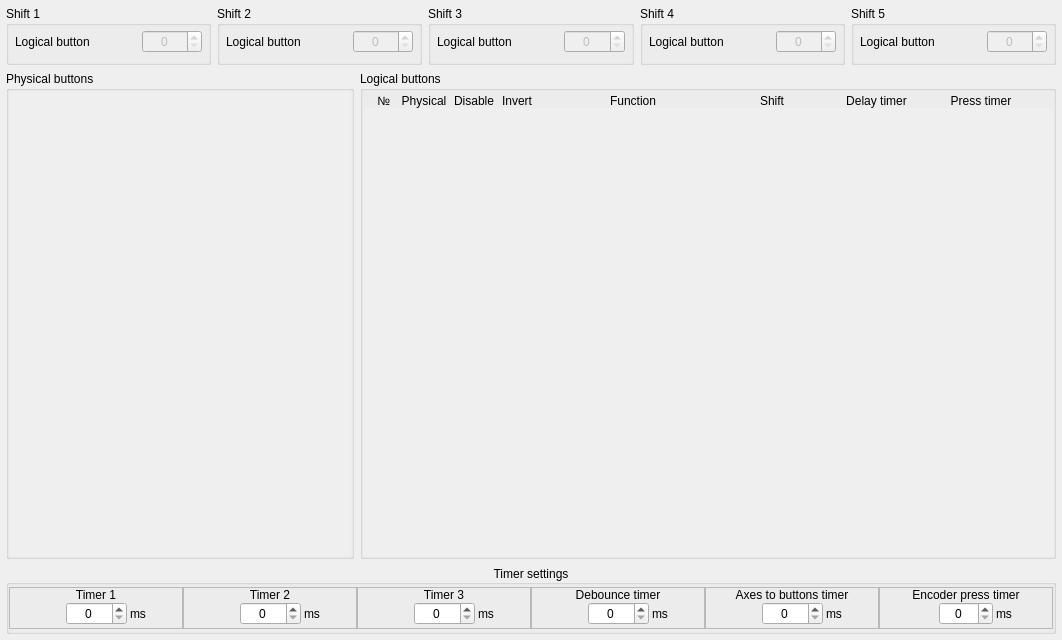
<?xml version="1.0" encoding="UTF-8"?>
<ui version="4.0">
 <class>ButtonConfig</class>
 <widget class="QWidget" name="ButtonConfig">
  <property name="geometry">
   <rect>
    <x>0</x>
    <y>0</y>
    <width>1062</width>
    <height>640</height>
   </rect>
  </property>
  <property name="minimumSize">
   <size>
    <width>0</width>
    <height>25</height>
   </size>
  </property>
  <property name="windowTitle">
   <string>Form</string>
  </property>
  <layout class="QGridLayout" name="gridLayout" rowstretch="1,10,1" columnstretch="5,10">
   <property name="leftMargin">
    <number>6</number>
   </property>
   <property name="topMargin">
    <number>6</number>
   </property>
   <property name="rightMargin">
    <number>6</number>
   </property>
   <property name="bottomMargin">
    <number>6</number>
   </property>
   <item row="0" column="0" colspan="2">
    <layout class="QHBoxLayout" name="horizontalLayout">
     <property name="rightMargin">
      <number>0</number>
     </property>
     <item>
      <widget class="QGroupBox" name="groupBox_Shift1">
       <property name="title">
        <string>Shift 1</string>
       </property>
       <layout class="QHBoxLayout" name="horizontalLayout_3" stretch="2,1">
        <property name="leftMargin">
         <number>6</number>
        </property>
        <property name="topMargin">
         <number>4</number>
        </property>
        <property name="rightMargin">
         <number>6</number>
        </property>
        <item>
         <widget class="QLabel" name="text_shift1_logicalButton">
          <property name="text">
           <string>Logical button</string>
          </property>
         </widget>
        </item>
        <item>
         <widget class="QSpinBox" name="spinBox_Shift1">
          <property name="enabled">
           <bool>false</bool>
          </property>
          <property name="alignment">
           <set>Qt::AlignCenter</set>
          </property>
          <property name="maximum">
           <number>128</number>
          </property>
         </widget>
        </item>
       </layout>
      </widget>
     </item>
     <item>
      <widget class="QGroupBox" name="groupBox_Shift2">
       <property name="title">
        <string>Shift 2</string>
       </property>
       <layout class="QHBoxLayout" name="horizontalLayout_2" stretch="2,1">
        <property name="leftMargin">
         <number>6</number>
        </property>
        <property name="topMargin">
         <number>4</number>
        </property>
        <property name="rightMargin">
         <number>6</number>
        </property>
        <item>
         <widget class="QLabel" name="text_shift2_logicalButton">
          <property name="text">
           <string>Logical button</string>
          </property>
         </widget>
        </item>
        <item>
         <widget class="QSpinBox" name="spinBox_Shift2">
          <property name="enabled">
           <bool>false</bool>
          </property>
          <property name="alignment">
           <set>Qt::AlignCenter</set>
          </property>
          <property name="maximum">
           <number>128</number>
          </property>
         </widget>
        </item>
       </layout>
      </widget>
     </item>
     <item>
      <widget class="QGroupBox" name="groupBox_Shift3">
       <property name="title">
        <string>Shift 3</string>
       </property>
       <layout class="QHBoxLayout" name="horizontalLayout_4" stretch="2,1">
        <property name="leftMargin">
         <number>6</number>
        </property>
        <property name="topMargin">
         <number>4</number>
        </property>
        <property name="rightMargin">
         <number>6</number>
        </property>
        <item>
         <widget class="QLabel" name="text_shift3_logicalButton">
          <property name="text">
           <string>Logical button</string>
          </property>
         </widget>
        </item>
        <item>
         <widget class="QSpinBox" name="spinBox_Shift3">
          <property name="enabled">
           <bool>false</bool>
          </property>
          <property name="alignment">
           <set>Qt::AlignCenter</set>
          </property>
          <property name="maximum">
           <number>128</number>
          </property>
         </widget>
        </item>
       </layout>
      </widget>
     </item>
     <item>
      <widget class="QGroupBox" name="groupBox_Shift4">
       <property name="title">
        <string>Shift 4</string>
       </property>
       <layout class="QHBoxLayout" name="horizontalLayout_5" stretch="2,1">
        <property name="leftMargin">
         <number>6</number>
        </property>
        <property name="topMargin">
         <number>4</number>
        </property>
        <property name="rightMargin">
         <number>6</number>
        </property>
        <item>
         <widget class="QLabel" name="text_shift4_logicalButton">
          <property name="text">
           <string>Logical button</string>
          </property>
         </widget>
        </item>
        <item>
         <widget class="QSpinBox" name="spinBox_Shift4">
          <property name="enabled">
           <bool>false</bool>
          </property>
          <property name="alignment">
           <set>Qt::AlignCenter</set>
          </property>
          <property name="maximum">
           <number>128</number>
          </property>
         </widget>
        </item>
       </layout>
      </widget>
     </item>
     <item>
      <widget class="QGroupBox" name="groupBox_Shift5">
       <property name="title">
        <string>Shift 5</string>
       </property>
       <layout class="QHBoxLayout" name="horizontalLayout_6" stretch="2,1">
        <property name="leftMargin">
         <number>6</number>
        </property>
        <property name="topMargin">
         <number>4</number>
        </property>
        <property name="rightMargin">
         <number>6</number>
        </property>
        <item>
         <widget class="QLabel" name="text_shift5_logicalButton">
          <property name="text">
           <string>Logical button</string>
          </property>
         </widget>
        </item>
        <item>
         <widget class="QSpinBox" name="spinBox_Shift5">
          <property name="enabled">
           <bool>false</bool>
          </property>
          <property name="alignment">
           <set>Qt::AlignCenter</set>
          </property>
          <property name="maximum">
           <number>128</number>
          </property>
         </widget>
        </item>
       </layout>
      </widget>
     </item>
    </layout>
   </item>
   <item row="1" column="1">
    <widget class="QGroupBox" name="groupBox_LogicalButtons">
     <property name="title">
      <string>Logical buttons</string>
     </property>
     <layout class="QGridLayout" name="gridLayout_2" columnstretch="4,6,5,1,5,20,12,12,12,0">
      <property name="leftMargin">
       <number>0</number>
      </property>
      <property name="topMargin">
       <number>3</number>
      </property>
      <property name="rightMargin">
       <number>0</number>
      </property>
      <property name="bottomMargin">
       <number>0</number>
      </property>
      <property name="spacing">
       <number>0</number>
      </property>
      <item row="0" column="5">
       <widget class="QLabel" name="label_5">
        <property name="text">
         <string>Function</string>
        </property>
        <property name="alignment">
         <set>Qt::AlignBottom|Qt::AlignHCenter</set>
        </property>
       </widget>
      </item>
      <item row="0" column="4">
       <widget class="QLabel" name="label_6">
        <property name="text">
         <string>Invert</string>
        </property>
        <property name="alignment">
         <set>Qt::AlignBottom|Qt::AlignLeading|Qt::AlignLeft</set>
        </property>
       </widget>
      </item>
      <item row="1" column="0" colspan="10">
       <widget class="QScrollArea" name="scrollArea_LogButtons">
        <property name="frameShape">
         <enum>QFrame::NoFrame</enum>
        </property>
        <property name="lineWidth">
         <number>0</number>
        </property>
        <property name="widgetResizable">
         <bool>true</bool>
        </property>
        <widget class="QWidget" name="scrollAreaWidgetContents">
         <property name="geometry">
          <rect>
           <x>0</x>
           <y>0</y>
           <width>694</width>
           <height>477</height>
          </rect>
         </property>
         <layout class="QVBoxLayout" name="layoutV_LogicalButton">
          <property name="spacing">
           <number>0</number>
          </property>
          <property name="leftMargin">
           <number>0</number>
          </property>
          <property name="topMargin">
           <number>0</number>
          </property>
          <property name="rightMargin">
           <number>0</number>
          </property>
          <property name="bottomMargin">
           <number>0</number>
          </property>
         </layout>
        </widget>
       </widget>
      </item>
      <item row="0" column="0">
       <widget class="QLabel" name="label">
        <property name="text">
         <string notr="true">  №</string>
        </property>
        <property name="alignment">
         <set>Qt::AlignBottom|Qt::AlignHCenter</set>
        </property>
       </widget>
      </item>
      <item row="0" column="8">
       <widget class="QLabel" name="label_2">
        <property name="text">
         <string>Press timer</string>
        </property>
        <property name="alignment">
         <set>Qt::AlignBottom|Qt::AlignHCenter</set>
        </property>
       </widget>
      </item>
      <item row="0" column="2">
       <widget class="QLabel" name="label_7">
        <property name="text">
         <string>Disable</string>
        </property>
        <property name="alignment">
         <set>Qt::AlignBottom|Qt::AlignRight|Qt::AlignTrailing</set>
        </property>
       </widget>
      </item>
      <item row="0" column="7">
       <widget class="QLabel" name="label_3">
        <property name="text">
         <string>Delay timer</string>
        </property>
        <property name="alignment">
         <set>Qt::AlignBottom|Qt::AlignHCenter</set>
        </property>
       </widget>
      </item>
      <item row="0" column="9">
       <widget class="QLabel" name="label_9">
        <property name="minimumSize">
         <size>
          <width>20</width>
          <height>0</height>
         </size>
        </property>
        <property name="text">
         <string/>
        </property>
       </widget>
      </item>
      <item row="0" column="3">
       <widget class="QLabel" name="label_10">
        <property name="text">
         <string/>
        </property>
       </widget>
      </item>
      <item row="0" column="6">
       <widget class="QLabel" name="label_4">
        <property name="text">
         <string>Shift</string>
        </property>
        <property name="alignment">
         <set>Qt::AlignBottom|Qt::AlignHCenter</set>
        </property>
       </widget>
      </item>
      <item row="0" column="1">
       <widget class="QLabel" name="label_8">
        <property name="text">
         <string>Physical</string>
        </property>
        <property name="alignment">
         <set>Qt::AlignBottom|Qt::AlignHCenter</set>
        </property>
       </widget>
      </item>
     </layout>
    </widget>
   </item>
   <item row="1" column="0">
    <widget class="QGroupBox" name="groupBox_PhysicalButtons">
     <property name="title">
      <string>Physical buttons</string>
     </property>
     <layout class="QGridLayout" name="gridLayout_4">
      <property name="leftMargin">
       <number>0</number>
      </property>
      <property name="topMargin">
       <number>0</number>
      </property>
      <property name="rightMargin">
       <number>0</number>
      </property>
      <property name="bottomMargin">
       <number>0</number>
      </property>
      <property name="spacing">
       <number>0</number>
      </property>
      <item row="0" column="0">
       <widget class="QScrollArea" name="scrollArea_2">
        <property name="frameShape">
         <enum>QFrame::NoFrame</enum>
        </property>
        <property name="frameShadow">
         <enum>QFrame::Sunken</enum>
        </property>
        <property name="lineWidth">
         <number>0</number>
        </property>
        <property name="widgetResizable">
         <bool>true</bool>
        </property>
        <widget class="QWidget" name="scrollAreaWidgetContents_2">
         <property name="geometry">
          <rect>
           <x>0</x>
           <y>0</y>
           <width>346</width>
           <height>493</height>
          </rect>
         </property>
         <layout class="QGridLayout" name="layoutG_PhysicalButton"/>
        </widget>
       </widget>
      </item>
     </layout>
    </widget>
   </item>
   <item row="2" column="0" colspan="2">
    <widget class="QGroupBox" name="groupBox_TimerSettings">
     <property name="title">
      <string>Timer settings</string>
     </property>
     <property name="alignment">
      <set>Qt::AlignCenter</set>
     </property>
     <layout class="QGridLayout" name="gridLayout_3">
      <property name="leftMargin">
       <number>0</number>
      </property>
      <property name="topMargin">
       <number>2</number>
      </property>
      <property name="rightMargin">
       <number>0</number>
      </property>
      <property name="bottomMargin">
       <number>2</number>
      </property>
      <property name="spacing">
       <number>0</number>
      </property>
      <item row="3" column="0">
       <widget class="QFrame" name="frame">
        <property name="frameShape">
         <enum>QFrame::StyledPanel</enum>
        </property>
        <property name="frameShadow">
         <enum>QFrame::Raised</enum>
        </property>
        <layout class="QGridLayout" name="gridLayout_5" columnstretch="1,1,1">
         <property name="leftMargin">
          <number>1</number>
         </property>
         <property name="topMargin">
          <number>0</number>
         </property>
         <property name="rightMargin">
          <number>1</number>
         </property>
         <property name="bottomMargin">
          <number>3</number>
         </property>
         <property name="horizontalSpacing">
          <number>3</number>
         </property>
         <property name="verticalSpacing">
          <number>0</number>
         </property>
         <item row="1" column="0">
          <spacer name="horizontalSpacer">
           <property name="orientation">
            <enum>Qt::Horizontal</enum>
           </property>
           <property name="sizeHint" stdset="0">
            <size>
             <width>40</width>
             <height>20</height>
            </size>
           </property>
          </spacer>
         </item>
         <item row="1" column="1">
          <widget class="QSpinBox" name="spinBox_Timer1">
           <property name="maximumSize">
            <size>
             <width>70</width>
             <height>16777215</height>
            </size>
           </property>
           <property name="alignment">
            <set>Qt::AlignCenter</set>
           </property>
           <property name="maximum">
            <number>65535</number>
           </property>
          </widget>
         </item>
         <item row="0" column="0" colspan="3">
          <widget class="QLabel" name="text_timer1">
           <property name="text">
            <string>Timer 1</string>
           </property>
           <property name="alignment">
            <set>Qt::AlignCenter</set>
           </property>
          </widget>
         </item>
         <item row="1" column="2">
          <widget class="QLabel" name="text_ms">
           <property name="sizePolicy">
            <sizepolicy hsizetype="Minimum" vsizetype="Preferred">
             <horstretch>0</horstretch>
             <verstretch>0</verstretch>
            </sizepolicy>
           </property>
           <property name="text">
            <string>ms</string>
           </property>
          </widget>
         </item>
        </layout>
       </widget>
      </item>
      <item row="3" column="1">
       <widget class="QFrame" name="frame_2">
        <property name="frameShape">
         <enum>QFrame::StyledPanel</enum>
        </property>
        <property name="frameShadow">
         <enum>QFrame::Raised</enum>
        </property>
        <layout class="QGridLayout" name="gridLayout_6" columnstretch="1,1,1">
         <property name="leftMargin">
          <number>1</number>
         </property>
         <property name="topMargin">
          <number>0</number>
         </property>
         <property name="rightMargin">
          <number>1</number>
         </property>
         <property name="bottomMargin">
          <number>3</number>
         </property>
         <property name="horizontalSpacing">
          <number>3</number>
         </property>
         <property name="verticalSpacing">
          <number>0</number>
         </property>
         <item row="1" column="0">
          <spacer name="horizontalSpacer_2">
           <property name="orientation">
            <enum>Qt::Horizontal</enum>
           </property>
           <property name="sizeHint" stdset="0">
            <size>
             <width>40</width>
             <height>20</height>
            </size>
           </property>
          </spacer>
         </item>
         <item row="1" column="1">
          <widget class="QSpinBox" name="spinBox_Timer2">
           <property name="maximumSize">
            <size>
             <width>70</width>
             <height>16777215</height>
            </size>
           </property>
           <property name="alignment">
            <set>Qt::AlignCenter</set>
           </property>
           <property name="maximum">
            <number>65535</number>
           </property>
          </widget>
         </item>
         <item row="0" column="0" colspan="3">
          <widget class="QLabel" name="text_timer2">
           <property name="text">
            <string>Timer 2</string>
           </property>
           <property name="alignment">
            <set>Qt::AlignCenter</set>
           </property>
          </widget>
         </item>
         <item row="1" column="2">
          <widget class="QLabel" name="text_ms_2">
           <property name="text">
            <string>ms</string>
           </property>
          </widget>
         </item>
        </layout>
       </widget>
      </item>
      <item row="3" column="2">
       <widget class="QFrame" name="frame_3">
        <property name="frameShape">
         <enum>QFrame::StyledPanel</enum>
        </property>
        <property name="frameShadow">
         <enum>QFrame::Raised</enum>
        </property>
        <layout class="QGridLayout" name="gridLayout_7" columnstretch="1,1,1">
         <property name="leftMargin">
          <number>1</number>
         </property>
         <property name="topMargin">
          <number>0</number>
         </property>
         <property name="rightMargin">
          <number>1</number>
         </property>
         <property name="bottomMargin">
          <number>3</number>
         </property>
         <property name="horizontalSpacing">
          <number>3</number>
         </property>
         <property name="verticalSpacing">
          <number>0</number>
         </property>
         <item row="1" column="1">
          <widget class="QSpinBox" name="spinBox_Timer3">
           <property name="maximumSize">
            <size>
             <width>70</width>
             <height>16777215</height>
            </size>
           </property>
           <property name="alignment">
            <set>Qt::AlignCenter</set>
           </property>
           <property name="maximum">
            <number>65535</number>
           </property>
          </widget>
         </item>
         <item row="1" column="0">
          <spacer name="horizontalSpacer_3">
           <property name="orientation">
            <enum>Qt::Horizontal</enum>
           </property>
           <property name="sizeHint" stdset="0">
            <size>
             <width>40</width>
             <height>20</height>
            </size>
           </property>
          </spacer>
         </item>
         <item row="0" column="0" colspan="3">
          <widget class="QLabel" name="text_timer3">
           <property name="text">
            <string>Timer 3</string>
           </property>
           <property name="alignment">
            <set>Qt::AlignCenter</set>
           </property>
          </widget>
         </item>
         <item row="1" column="2">
          <widget class="QLabel" name="text_ms_3">
           <property name="text">
            <string>ms</string>
           </property>
          </widget>
         </item>
        </layout>
       </widget>
      </item>
      <item row="3" column="3">
       <widget class="QFrame" name="frame_4">
        <property name="frameShape">
         <enum>QFrame::StyledPanel</enum>
        </property>
        <property name="frameShadow">
         <enum>QFrame::Raised</enum>
        </property>
        <layout class="QGridLayout" name="gridLayout_8" columnstretch="1,1,1">
         <property name="leftMargin">
          <number>1</number>
         </property>
         <property name="topMargin">
          <number>0</number>
         </property>
         <property name="rightMargin">
          <number>1</number>
         </property>
         <property name="bottomMargin">
          <number>3</number>
         </property>
         <property name="horizontalSpacing">
          <number>3</number>
         </property>
         <property name="verticalSpacing">
          <number>0</number>
         </property>
         <item row="1" column="1">
          <widget class="QSpinBox" name="spinBox_DebounceTimer">
           <property name="maximumSize">
            <size>
             <width>70</width>
             <height>16777215</height>
            </size>
           </property>
           <property name="alignment">
            <set>Qt::AlignCenter</set>
           </property>
           <property name="maximum">
            <number>65535</number>
           </property>
          </widget>
         </item>
         <item row="1" column="0">
          <spacer name="horizontalSpacer_4">
           <property name="orientation">
            <enum>Qt::Horizontal</enum>
           </property>
           <property name="sizeHint" stdset="0">
            <size>
             <width>40</width>
             <height>20</height>
            </size>
           </property>
          </spacer>
         </item>
         <item row="0" column="0" colspan="3">
          <widget class="QLabel" name="text_debounceTimer">
           <property name="text">
            <string>Debounce timer</string>
           </property>
           <property name="alignment">
            <set>Qt::AlignCenter</set>
           </property>
          </widget>
         </item>
         <item row="1" column="2">
          <widget class="QLabel" name="text_ms_4">
           <property name="text">
            <string>ms</string>
           </property>
          </widget>
         </item>
        </layout>
       </widget>
      </item>
      <item row="3" column="4">
       <widget class="QFrame" name="frame_6">
        <property name="frameShape">
         <enum>QFrame::StyledPanel</enum>
        </property>
        <property name="frameShadow">
         <enum>QFrame::Raised</enum>
        </property>
        <layout class="QGridLayout" name="gridLayout_9" columnstretch="1,1,1">
         <property name="leftMargin">
          <number>1</number>
         </property>
         <property name="topMargin">
          <number>0</number>
         </property>
         <property name="rightMargin">
          <number>1</number>
         </property>
         <property name="bottomMargin">
          <number>3</number>
         </property>
         <property name="horizontalSpacing">
          <number>3</number>
         </property>
         <property name="verticalSpacing">
          <number>0</number>
         </property>
         <item row="1" column="0">
          <spacer name="horizontalSpacer_5">
           <property name="orientation">
            <enum>Qt::Horizontal</enum>
           </property>
           <property name="sizeHint" stdset="0">
            <size>
             <width>40</width>
             <height>20</height>
            </size>
           </property>
          </spacer>
         </item>
         <item row="1" column="1">
          <widget class="QSpinBox" name="spinBox_A2bDebounce">
           <property name="maximumSize">
            <size>
             <width>70</width>
             <height>16777215</height>
            </size>
           </property>
           <property name="alignment">
            <set>Qt::AlignCenter</set>
           </property>
           <property name="maximum">
            <number>65535</number>
           </property>
          </widget>
         </item>
         <item row="0" column="0" colspan="3">
          <widget class="QLabel" name="label_11">
           <property name="text">
            <string>Axes to buttons timer</string>
           </property>
           <property name="alignment">
            <set>Qt::AlignCenter</set>
           </property>
          </widget>
         </item>
         <item row="1" column="2">
          <widget class="QLabel" name="label_12">
           <property name="text">
            <string>ms</string>
           </property>
          </widget>
         </item>
        </layout>
       </widget>
      </item>
      <item row="3" column="5">
       <widget class="QFrame" name="frame_5">
        <property name="frameShape">
         <enum>QFrame::StyledPanel</enum>
        </property>
        <property name="frameShadow">
         <enum>QFrame::Raised</enum>
        </property>
        <layout class="QGridLayout" name="gridLayout_10" columnstretch="1,1,1">
         <property name="leftMargin">
          <number>1</number>
         </property>
         <property name="topMargin">
          <number>0</number>
         </property>
         <property name="rightMargin">
          <number>1</number>
         </property>
         <property name="bottomMargin">
          <number>3</number>
         </property>
         <property name="horizontalSpacing">
          <number>3</number>
         </property>
         <property name="verticalSpacing">
          <number>0</number>
         </property>
         <item row="1" column="1">
          <widget class="QSpinBox" name="spinBox_EncoderPressTimer">
           <property name="maximumSize">
            <size>
             <width>70</width>
             <height>16777215</height>
            </size>
           </property>
           <property name="alignment">
            <set>Qt::AlignCenter</set>
           </property>
           <property name="maximum">
            <number>255</number>
           </property>
          </widget>
         </item>
         <item row="1" column="0">
          <spacer name="horizontalSpacer_6">
           <property name="orientation">
            <enum>Qt::Horizontal</enum>
           </property>
           <property name="sizeHint" stdset="0">
            <size>
             <width>40</width>
             <height>20</height>
            </size>
           </property>
          </spacer>
         </item>
         <item row="0" column="0" colspan="3">
          <widget class="QLabel" name="text_encoderPressTimer">
           <property name="text">
            <string>Encoder press timer</string>
           </property>
           <property name="alignment">
            <set>Qt::AlignCenter</set>
           </property>
          </widget>
         </item>
         <item row="1" column="2">
          <widget class="QLabel" name="text_ms_5">
           <property name="text">
            <string>ms</string>
           </property>
          </widget>
         </item>
        </layout>
       </widget>
      </item>
     </layout>
    </widget>
   </item>
  </layout>
 </widget>
 <resources/>
 <connections/>
</ui>
